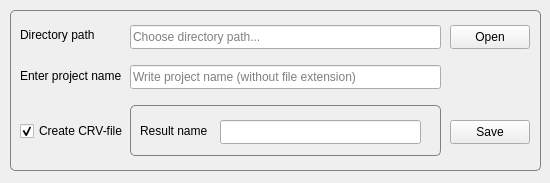
<?xml version="1.0" encoding="UTF-8"?>
<ui version="4.0">
 <class>SaveProjectDialog</class>
 <widget class="QDialog" name="SaveProjectDialog">
  <property name="geometry">
   <rect>
    <x>0</x>
    <y>0</y>
    <width>550</width>
    <height>183</height>
   </rect>
  </property>
  <property name="sizePolicy">
   <sizepolicy hsizetype="Preferred" vsizetype="Preferred">
    <horstretch>0</horstretch>
    <verstretch>0</verstretch>
   </sizepolicy>
  </property>
  <property name="windowTitle">
   <string>SaveProjectWindow</string>
  </property>
  <widget class="QGroupBox" name="mainBox">
   <property name="geometry">
    <rect>
     <x>10</x>
     <y>10</y>
     <width>531</width>
     <height>161</height>
    </rect>
   </property>
   <property name="styleSheet">
    <string notr="true">QGroupBox {
	border: 1px solid grey;
	border-radius: 5%;
}</string>
   </property>
   <property name="title">
    <string/>
   </property>
   <widget class="QLabel" name="label">
    <property name="geometry">
     <rect>
      <x>10</x>
      <y>15</y>
      <width>111</width>
      <height>20</height>
     </rect>
    </property>
    <property name="text">
     <string>Directory path</string>
    </property>
   </widget>
   <widget class="QLineEdit" name="projectNameEdit">
    <property name="geometry">
     <rect>
      <x>120</x>
      <y>55</y>
      <width>311</width>
      <height>24</height>
     </rect>
    </property>
    <property name="focusPolicy">
     <enum>Qt::ClickFocus</enum>
    </property>
    <property name="placeholderText">
     <string>Write project name (without file extension)</string>
    </property>
   </widget>
   <widget class="QPushButton" name="openButton">
    <property name="geometry">
     <rect>
      <x>440</x>
      <y>15</y>
      <width>80</width>
      <height>24</height>
     </rect>
    </property>
    <property name="focusPolicy">
     <enum>Qt::NoFocus</enum>
    </property>
    <property name="text">
     <string>Open</string>
    </property>
   </widget>
   <widget class="QLabel" name="label_2">
    <property name="geometry">
     <rect>
      <x>10</x>
      <y>58</y>
      <width>111</width>
      <height>16</height>
     </rect>
    </property>
    <property name="text">
     <string>Enter project name</string>
    </property>
   </widget>
   <widget class="QCheckBox" name="createCRV">
    <property name="geometry">
     <rect>
      <x>10</x>
      <y>110</y>
      <width>111</width>
      <height>22</height>
     </rect>
    </property>
    <property name="text">
     <string>Create CRV-file</string>
    </property>
    <property name="checked">
     <bool>true</bool>
    </property>
   </widget>
   <widget class="QLineEdit" name="directoryPathEdit">
    <property name="geometry">
     <rect>
      <x>120</x>
      <y>15</y>
      <width>311</width>
      <height>24</height>
     </rect>
    </property>
    <property name="focusPolicy">
     <enum>Qt::ClickFocus</enum>
    </property>
    <property name="readOnly">
     <bool>true</bool>
    </property>
    <property name="placeholderText">
     <string>Choose directory path...</string>
    </property>
   </widget>
   <widget class="QGroupBox" name="boxCRV">
    <property name="enabled">
     <bool>true</bool>
    </property>
    <property name="geometry">
     <rect>
      <x>120</x>
      <y>95</y>
      <width>311</width>
      <height>51</height>
     </rect>
    </property>
    <property name="inputMethodHints">
     <set>Qt::ImhNone</set>
    </property>
    <property name="title">
     <string/>
    </property>
    <widget class="QLabel" name="label_3">
     <property name="geometry">
      <rect>
       <x>10</x>
       <y>18</y>
       <width>81</width>
       <height>16</height>
      </rect>
     </property>
     <property name="text">
      <string>Result name</string>
     </property>
    </widget>
    <widget class="QLineEdit" name="resultNameCRV">
     <property name="geometry">
      <rect>
       <x>90</x>
       <y>15</y>
       <width>201</width>
       <height>24</height>
      </rect>
     </property>
     <property name="focusPolicy">
      <enum>Qt::NoFocus</enum>
     </property>
     <property name="readOnly">
      <bool>true</bool>
     </property>
    </widget>
   </widget>
   <widget class="QPushButton" name="saveButton">
    <property name="geometry">
     <rect>
      <x>440</x>
      <y>110</y>
      <width>80</width>
      <height>24</height>
     </rect>
    </property>
    <property name="focusPolicy">
     <enum>Qt::NoFocus</enum>
    </property>
    <property name="text">
     <string>Save</string>
    </property>
   </widget>
  </widget>
 </widget>
 <layoutdefault spacing="6" margin="11"/>
 <resources/>
 <connections/>
</ui>
